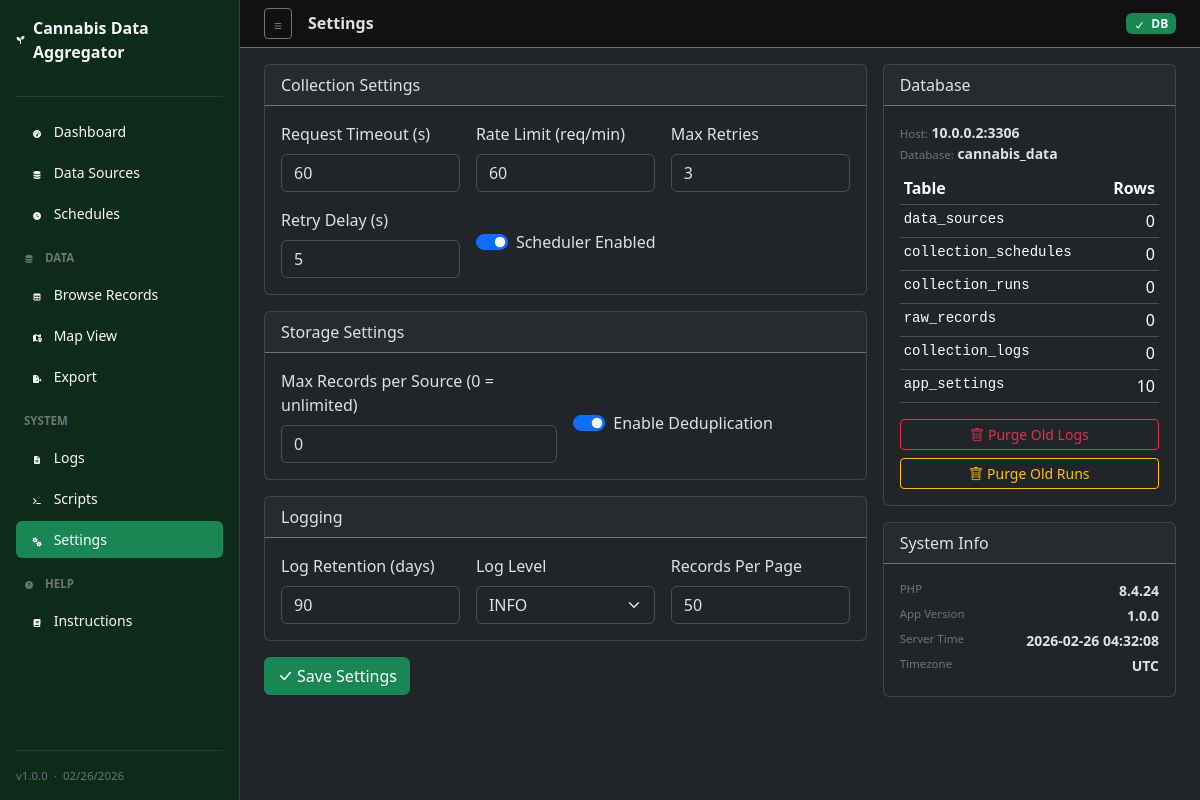
The page /settings.php on the database its author committed.
### tables this page shows
CREATE TABLE IF NOT EXISTS app_settings (
    id          INT UNSIGNED  NOT NULL AUTO_INCREMENT,
    `key`       VARCHAR(100)  NOT NULL,
    value       TEXT          NULL,
    value_type  VARCHAR(20)   NOT NULL DEFAULT 'string' COMMENT 'string | int | float | bool | json',
    description VARCHAR(500)  NULL,
    category    VARCHAR(50)   NOT NULL DEFAULT 'general',
    updated_at  DATETIME      NOT NULL DEFAULT CURRENT_TIMESTAMP ON UPDATE CURRENT_TIMESTAMP,
    PRIMARY KEY (id),
    UNIQUE KEY uq_key (`key`)
);

### web/includes/functions.php (called while the page is built, shortened)
<?php
require_once __DIR__ . '/db.php';
function h(mixed $v): string {
    return htmlspecialchars((string)($v ?? ''), ENT_QUOTES | ENT_SUBSTITUTE, 'UTF-8');
}

### web/includes/db.php (called while the page is built, shortened)
<?php
require_once __DIR__ . '/config.php';
function db(): PDO {
    static $pdo = null;
    if ($pdo !== null) return $pdo;
    $dsn = sprintf(
        'mysql:host=%s;port=%s;dbname=%s;charset=%s',
        DB_HOST, DB_PORT, DB_NAME, DB_CHARSET
    );
    $opts = [
        PDO::ATTR_ERRMODE            => PDO::ERRMODE_EXCEPTION,
        PDO::ATTR_DEFAULT_FETCH_MODE => PDO::FETCH_ASSOC,
        PDO::ATTR_EMULATE_PREPARES   => false,
    ];
    try {
        $pdo = new PDO($dsn, DB_USER, DB_PASS, $opts);
    } catch (PDOException $e) {
        http_response_code(500);
        die(json_encode(['error' => 'Database connection failed: ' . $e->getMessage()]));
    }
    return $pdo;
}
function db_val(string $sql, array $params = []): mixed {
    $st = db()->prepare($sql);
    $st->execute($params);
    $v = $st->fetchColumn();
    return $v === false ? null : $v;
}
function db_all(string $sql, array $params = []): array {
    $st = db()->prepare($sql);
    $st->execute($params);
    return $st->fetchAll();
}

### web/includes/config.php (called while the page is built, shortened)
<?php
$envFile = dirname(__DIR__, 2) . '/.env';
if (file_exists($envFile)) {
    foreach (file($envFile, FILE_IGNORE_NEW_LINES | FILE_SKIP_EMPTY_LINES) as $line) {
        $line = trim($line);
        if ($line === '' || $line[0] === '#') continue;
        [$k, $v] = explode('=', $line, 2);
        $k = trim($k);
        $v = trim($v, " \t\"'");
    }
}

### web/settings.php (the view, shortened to what this page needs)
<?php
$page_title  = 'Settings';
$active_page = 'settings';
require_once __DIR__ . '/includes/header.php';
$settings = [];
$rows = db_all("SELECT `key`, value, value_type, description, category FROM app_settings ORDER BY category, `key`");
foreach ($rows as $r) {
    $settings[$r['key']] = $r;
}
$sv = fn(string $k, mixed $default = '') => h($settings[$k]['value'] ?? $default);
$sb = fn(string $k) => ($settings[$k]['value'] ?? 'false') === 'true';
$tables = ['data_sources','collection_schedules','collection_runs','raw_records','collection_logs','app_settings'];
$counts = [];
foreach ($tables as $t) {
    $counts[$t] = (int)db_val("SELECT COUNT(*) FROM $t");
}
?>
<form method="post">
  <div class="row g-3">
    <div class="col-md-8">
      <div class="card mb-3">
        <div class="card-header border-secondary">Collection Settings</div>
        <div class="card-body row g-3">
          <div class="col-md-4">
            <label class="form-label">Request Timeout (s)</label>
            <input type="number" name="collection_timeout" class="form-control" min="5" max="600"
                   value="<?= $sv('collection_timeout', 60) ?>">
          </div>
          <div class="col-md-4">
            <label class="form-label">Rate Limit (req/min)</label>
            <input type="number" name="collection_rate_limit_rpm" class="form-control" min="1" max="3600"
                   value="<?= $sv('collection_rate_limit_rpm', 60) ?>">
          </div>
          <div class="col-md-4">
            <label class="form-label">Max Retries</label>
            <input type="number" name="collection_max_retries" class="form-control" min="0" max="10"
                   value="<?= $sv('collection_max_retries', 3) ?>">
          </div>
          <div class="col-md-4">
            <label class="form-label">Retry Delay (s)</label>
            <input type="number" name="collection_retry_delay" class="form-control" min="1" max="300"
                   value="<?= $sv('collection_retry_delay', 5) ?>">
          </div>
          <div class="col-md-8 d-flex align-items-center">
            <div class="form-check form-switch">
              <input class="form-check-input" type="checkbox" name="scheduler_enabled" id="chkSched"
                     <?= $sb('scheduler_enabled') ? 'checked' : '' ?>>
              <label class="form-check-label" for="chkSched">Scheduler Enabled</label>
            </div>
          </div>
        </div>
      </div>
      <div class="card mb-3">
        <div class="card-header border-secondary">Storage Settings</div>
        <div class="card-body row g-3">
          <div class="col-md-6">
            <label class="form-label">Max Records per Source (0 = unlimited)</label>
            <input type="number" name="storage_max_records" class="form-control" min="0"
                   value="<?= $sv('storage_max_records', 0) ?>">
          </div>
          <div class="col-md-6 d-flex align-items-center">
            <div class="form-check form-switch mt-3">
              <input class="form-check-input" type="checkbox" name="storage_dedup_enabled" id="chkDedup"
                     <?= $sb('storage_dedup_enabled') ? 'checked' : '' ?>>
              <label class="form-check-label" for="chkDedup">Enable Deduplication</label>
            </div>
          </div>
        </div>
      </div>
      <div class="card mb-3">
        <div class="card-header border-secondary">Logging</div>
        <div class="card-body row g-3">
          <div class="col-md-4">
            <label class="form-label">Log Retention (days)</label>
            <input type="number" name="log_retention_days" class="form-control" min="1" max="3650"
                   value="<?= $sv('log_retention_days', 90) ?>">
          </div>
          <div class="col-md-4">
            <label class="form-label">Log Level</label>
            <select name="log_level" class="form-select">
              <?php foreach (['DEBUG','INFO','WARNING','ERROR'] as $lv): ?>
              <option value="<?= $lv ?>" <?= ($settings['log_level']['value']??'INFO')===$lv?'selected':'' ?>><?= $lv ?></option>
              <?php endforeach; ?>
            </select>
          </div>
          <div class="col-md-4">
            <label class="form-label">Records Per Page</label>
            <input type="number" name="dashboard_records_per_page" class="form-control" min="10" max="500"
                   value="<?= $sv('dashboard_records_per_page', 50) ?>">
          </div>
        </div>
      </div>
      <div class="d-flex gap-2">
        <button type="submit" class="btn btn-success">
          <i class="bi bi-check-lg me-1"></i>Save Settings
        </button>
      </div>
    </div>
    <div class="col-md-4">
      <div class="card mb-3">
        <div class="card-header border-secondary">Database</div>
        <div class="card-body">
          <div class="mb-2 small">
            <span class="text-secondary">Host:</span> <strong><?= h(DB_HOST) ?>:<?= h(DB_PORT) ?></strong><br>
            <span class="text-secondary">Database:</span> <strong><?= h(DB_NAME) ?></strong>
          </div>
          <table class="table table-sm mb-3">
            <thead class="table-dark"><tr><th>Table</th><th class="text-end">Rows</th></tr></thead>
            <tbody>
              <?php foreach ($counts as $tbl => $cnt): ?>
              <tr>
                <td class="font-monospace small"><?= h($tbl) ?></td>
                <td class="text-end"><?= h(number_format($cnt)) ?></td>
              </tr>
              <?php endforeach; ?>
            </tbody>
          </table>
          <div class="d-grid gap-2">
            <button type="button" class="btn btn-sm btn-outline-danger" onclick="purgeOldLogs()">
              <i class="bi bi-trash me-1"></i>Purge Old Logs
            </button>
            <button type="button" class="btn btn-sm btn-outline-warning" onclick="purgeRuns()">
              <i class="bi bi-trash me-1"></i>Purge Old Runs
            </button>
          </div>
        </div>
      </div>
      <div class="card mb-3">
        <div class="card-header border-secondary">System Info</div>
        <div class="card-body small">
          <div class="d-flex justify-content-between mb-1">
            <span class="text-secondary">PHP</span><strong><?= h(PHP_VERSION) ?></strong>
          </div>
          <div class="d-flex justify-content-between mb-1">
            <span class="text-secondary">App Version</span><strong><?= h(APP_VERSION) ?></strong>
          </div>
          <div class="d-flex justify-content-between mb-1">
            <span class="text-secondary">Server Time</span><strong><?= h(date('Y-m-d H:i:s')) ?></strong>
          </div>
          <div class="d-flex justify-content-between mb-1">
            <span class="text-secondary">Timezone</span><strong><?= h(date_default_timezone_get()) ?></strong>
          </div>
        </div>
      </div>
    </div>
  </div>
</form>
<?php
require_once __DIR__ . '/includes/footer.php';
?>

### web/includes/header.php (shortened to what this page needs)
<?php
require_once __DIR__ . '/functions.php';
$page_title   = $page_title ?? APP_NAME;
$active_page  = $active_page ?? '';
$base = WEB_BASE;
?>
<!DOCTYPE html>
<html lang="en" data-bs-theme="dark">
<head>
    <link rel="stylesheet" type="text/css" href="../assets/css/custom.css"/>
    <link rel="stylesheet" type="text/css" href="../assets/css/custom.css"/>
    <link rel="stylesheet" type="text/css" href="../assets/css/custom.css"/>
    <link rel="stylesheet" type="text/css" href="../assets/css/custom.css"/>
    <link rel="stylesheet" type="text/css" href="../assets/css/custom.css"/>
<link rel="stylesheet" href="https://cdn.jsdelivr.net/npm/bootstrap@latest/dist/css/bootstrap.min.css">
<link rel="stylesheet" href="https://cdn.jsdelivr.net/npm/@fortawesome/fontawesome-free@latest/css/all.min.css">
<link rel="stylesheet" href="https://cdn.jsdelivr.net/npm/bootstrap-icons@latest/font/bootstrap-icons.min.css">
<link rel="stylesheet" href="<?= $base ?>assets/css/custom.css">
</head>
<body>
<div class="d-flex" id="wrapper">
<nav id="sidebar" class="d-flex flex-column flex-shrink-0 p-3">
  <a href="<?= $base ?>index.php" class="d-flex align-items-center mb-3 text-decoration-none link-light">
    <i class="fas fa-seedling me-2"></i>
    <span class="fs-6 fw-semibold">
        <?= h(APP_NAME) ?>
    </span>
  </a>
  <hr class="border-secondary">
  <ul class="nav nav-pills flex-column mb-auto gap-1">
    <li class="nav-item">
      <a href="<?= $base ?>index.php"
         class="nav-link <?= $active_page === 'dashboard' ? 'active' : 'link-light' ?>">
        <i class="fas fa-tachometer-alt me-2"></i>
          Dashboard
      </a>
    </li>
    <li class="nav-item">
      <a href="<?= $base ?>sources.php"
         class="nav-link <?= $active_page === 'sources' ? 'active' : 'link-light' ?>">
        <i class="fas fa-database me-2"></i>
          Data Sources
      </a>
    </li>
    <li class="nav-item">
      <a href="<?= $base ?>schedules.php"
         class="nav-link <?= $active_page === 'schedules' ? 'active' : 'link-light' ?>">
        <i class="fas fa-clock me-2"></i>
          Schedules
      </a>
    </li>
    <li class="mt-2 mb-1 px-2">
      <small class="text-uppercase text-secondary fw-semibold">
          <i class="fas fa-database me-2"></i>
          Data
      </small>
    </li>
    <li class="nav-item">
      <a href="<?= $base ?>data.php"
         class="nav-link <?= $active_page === 'data' ? 'active' : 'link-light' ?>">
        <i class="fas fa-table me-2"></i>
          Browse Records
      </a>
    </li>
    <li class="nav-item">
      <a href="<?= $base ?>map.php"
         class="nav-link <?= $active_page === 'map' ? 'active' : 'link-light' ?>">
        <i class="fas fa-map-marked-alt me-2"></i>
          Map View
      </a>
    </li>
    <li class="nav-item">
      <a href="<?= $base ?>exports.php"
         class="nav-link <?= $active_page === 'exports' ? 'active' : 'link-light' ?>">
        <i class="fas fa-file-export me-2"></i>
          Export
      </a>
    </li>
    <li class="mt-2 mb-1 px-2">
      <small class="text-uppercase text-secondary fw-semibold">
          System
      </small>
    </li>
    <li class="nav-item">
      <a href="<?= $base ?>logs.php"
         class="nav-link <?= $active_page === 'logs' ? 'active' : 'link-light' ?>">
        <i class="fas fa-file-alt me-2"></i>
          Logs
      </a>
    </li>
    <li class="nav-item">
      <a href="<?= $base ?>scripts.php"
         class="nav-link <?= $active_page === 'scripts' ? 'active' : 'link-light' ?>">
        <i class="fas fa-terminal me-2"></i>
          Scripts
      </a>
    </li>
    <li class="nav-item">
      <a href="<?= $base ?>settings.php"
         class="nav-link <?= $active_page === 'settings' ? 'active' : 'link-light' ?>">
        <i class="fas fa-cogs me-2"></i>
          Settings
      </a>
    </li>
    <li class="mt-2 mb-1 px-2">
      <small class="text-uppercase text-secondary fw-semibold">
          <i class="fas fa-question-circle me-2"></i>
          Help
      </small>
    </li>
    <li class="nav-item">
      <a href="<?= $base ?>instructions.php"
         class="nav-link <?= $active_page === 'instructions' ? 'active' : 'link-light' ?>">
        <i class="fas fa-book me-2"></i>
          Instructions
      </a>
    </li>
  </ul>
  <hr class="border-secondary">
  <div class="text-secondary">
    v<?= h(APP_VERSION) ?> &nbsp;·&nbsp; <?= date('m/d/Y') ?>
  </div>
</nav>
<div id="page-content" class="flex-grow-1 overflow-auto">
  <div class="topbar d-flex align-items-center px-4 py-2 border-bottom border-secondary">
    <button class="btn btn-sm btn-outline-secondary me-3" id="sidebarToggle" title="Toggle sidebar">
      <i class="fas fa-bars"></i>
    </button>
    <h6 class="mb-0 fw-semibold">
        <?= h($page_title) ?>
    </h6>
    <div class="ms-auto d-flex align-items-center gap-2">
      <span id="db-status" class="badge bg-success" title="Database connected">
        <i class="fas fa-check me-1"></i>
          DB
      </span>
    </div>
  </div>
  <div class="px-4 py-3">

### web/includes/footer.php (shortened to what this page needs)
  </div>
</div>
</div>
<div class="toast-container position-fixed bottom-0 end-0 p-3" id="toastContainer"></div>
</body>
</html>

### web/assets/css/custom.css (style rules this page uses)
html, body { height: 100%; }
#wrapper { height: 100vh; overflow: hidden; }
#page-content { overflow-y: auto; height: 100vh; }
#sidebar { width: 240px; min-width: 240px; background: #0d2b1a; border-right: 1px solid #1a4d2e; transition: width .25s ease, min-width .25s ease; overflow-x: hidden; }
#sidebar .nav-link { border-radius: .375rem; font-size: .875rem; white-space: nowrap; transition: background .15s; }
#sidebar .nav-link.active { background: #198754; color: #fff !important; }
.topbar { background: #111; border-bottom: 1px solid #2a2a2a; min-height: 48px; }
th { white-space: nowrap; }
.text-uppercase { font-size: .7rem; }
.text-secondary { font-size: .72rem; }
.fas { font-size: .5rem; }
.toast-container { z-index: 9999; }

### rows shown on the page
app_settings: collection_timeout "60"
app_settings: collection_rate_limit_rpm "60"
app_settings: collection_max_retries "3"
app_settings: collection_retry_delay "5"
app_settings: value "☑"
app_settings: storage_max_records "0"
app_settings: value "☑"
app_settings: log_retention_days "90"
app_settings: log_level "INFO"
app_settings: dashboard_records_per_page "50"

### other values the page prints
APP_NAME "Cannabis Data Aggregator"
APP_VERSION "1.0.0"
$page_title "Settings"
DB_HOST "10.0.0.2"
DB_PORT "3306"
DB_NAME "cannabis_data"
$tbl "data_sources"
$cnt "0"
$tbl "collection_schedules"
$tbl "collection_runs"
$tbl "raw_records"
$tbl "collection_logs"
$tbl "app_settings"
$cnt "10"
PHP_VERSION "8.4.24"
